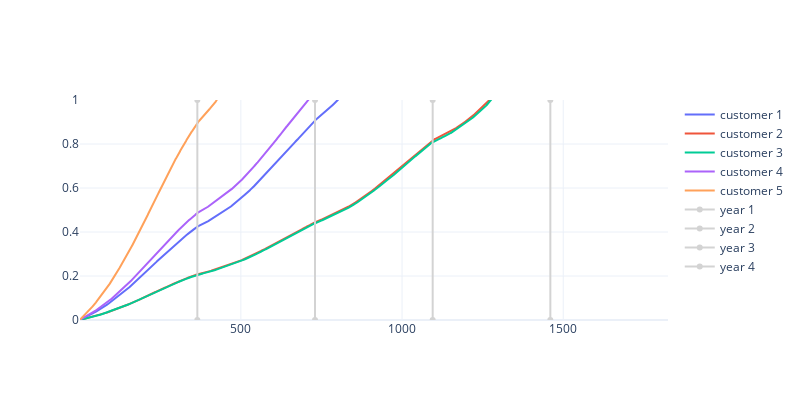

Notebook cell for this chart:
### Code cell
chf_funcs = estimator.predict_cumulative_hazard_function(Xy_test[cols_x].loc[rnd_idx])

data = [
    go.Scatter(
        x=fn.x,y= fn(fn.x), 
        name='customer {}'.format(i+1)) 
    for i, fn in enumerate(chf_funcs)
]

data += [
    go.Scatter(
        x=[365*i, 365*i], y=[0, 1], 
        name=f"year {i}", line_color = 'lightgrey') 
    for i in range(1, 5)
]

fig = go.Figure(data, layout=dict(width=800, height=400))
fig.update_layout({"yaxis":{"range": [0,1]}})

### Figure 1 — Plotly figure (JSON) as saved in the notebook; plotly's stock layout.template omitted (floating-point values rounded to 4 significant figures; data arrays with more than 128 entries replaced by an {"elided": "..."} marker saying what was removed)
{"data": [{"name": "customer 1", "type": "scatter", "x": {"elided": "1825 int values"}, "y": {"elided": "1825 float values"}}, {"name": "customer 2", "type": "scatter", "x": {"elided": "1825 int values"}, "y": {"elided": "1825 float values"}}, {"name": "customer 3", "type": "scatter", "x": {"elided": "1825 int values"}, "y": {"elided": "1825 float values"}}, {"name": "customer 4", "type": "scatter", "x": {"elided": "1825 int values"}, "y": {"elided": "1825 float values"}}, {"name": "customer 5", "type": "scatter", "x": {"elided": "1825 int values"}, "y": {"elided": "1825 float values"}}, {"line": {"color": "lightgrey"}, "name": "year 1", "type": "scatter", "x": [365, 365], "y": [0, 1]}, {"line": {"color": "lightgrey"}, "name": "year 2", "type": "scatter", "x": [730, 730], "y": [0, 1]}, {"line": {"color": "lightgrey"}, "name": "year 3", "type": "scatter", "x": [1095, 1095], "y": [0, 1]}, {"line": {"color": "lightgrey"}, "name": "year 4", "type": "scatter", "x": [1460, 1460], "y": [0, 1]}], "layout": {"height": 400, "width": 800, "yaxis": {"range": [0, 1]}}}
